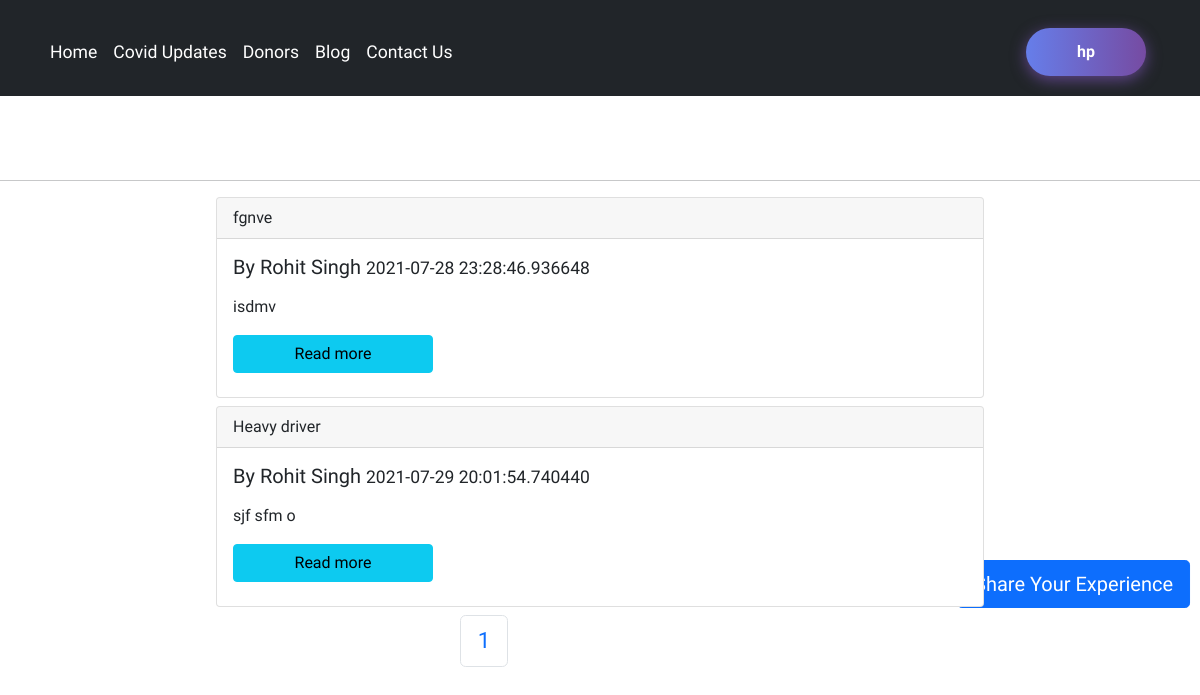
Before: /blog/ (signed in) with the older database file.
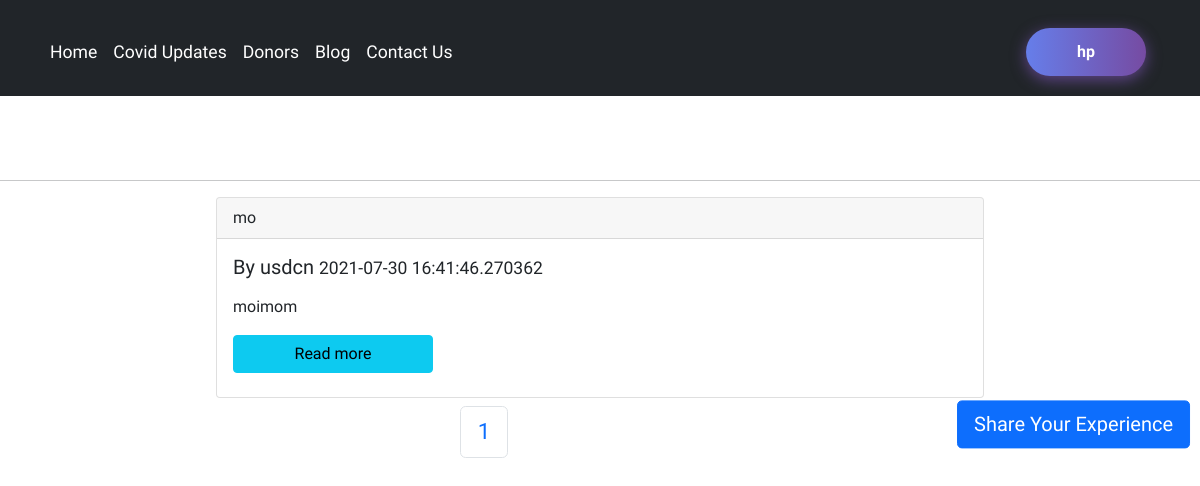
After: the same page with the newer database file.
### blog/models.py (models this page shows, shortened)
class Post(models.Model):
    sno=models.AutoField(primary_key=True)
    title=models.CharField(max_length=255)
    author=models.CharField(max_length=50)
    authorUsername=models.CharField(max_length=50, default="")
    Timestamp=models.CharField(max_length=50)
    blog_img = models.ImageField(upload_to='')
    content=models.TextField()

### blog/views.py (the view)
# urls.py: path('', views.blogHome, name='blogHome'),
def blogHome(request):
    post = Post.objects.all().order_by('sno')
    paginator = Paginator(post, 4)
    Page_number = request.GET.get('page')
    Page_obj = paginator.get_page(Page_number)
    return render(request, 'blog/blogHome.html', {"page_obj": Page_obj})

### templates/blog/blogHome.html (shortened to what this page needs)
{% extends 'base.html' %}
{% block body %}
<a href="/blog/addblog">
  <button type="button" id="share" class="btn btn-lg Shareblg btn-primary">Share Your Experience</button>
</a>
<hr>
<div class="container" style="width: 66vw;">
  {% for post in page_obj %}
  <div class="card my-2 ccc cardd {% cycle 'left1' 'right1' 'left2' 'right2' %}">
    <div class="card-header">
      {{post.title}}
    </div>
    <div class="card-body">
      <h5 class="card-title">By {{post.author}} <small>{{post.Timestamp}} </small></h5>
      <p class="card-text">
        {% autoescape off %}{{post.content|slice:200}}{% endautoescape %}
      </p>
      <a href="/blog/{{post.sno}}" class="btn btn-info my-2 block">Read more</a>
    </div>
  </div>
  {% endfor %}
  <div id="pagination">
    <nav aria-label="Page navigation example">
      <ul class="pagination">
        <li class="page-item  right2"><a class="page-link" href="#">{{page_obj.number}}</a></li>
      </ul>
    </nav>
  </div>
</div>
{% endblock %}

### templates/base.html (shortened to what this page needs)
<!DOCTYPE html>
<html lang="en">
<head>
  <link href="https://cdn.jsdelivr.net/npm/bootstrap@5.0.2/dist/css/bootstrap.min.css" rel="stylesheet"
>
</head>
<body>
  <div id="j">
    <header id="i" class="p-3 bg-dark nn tran text-white">
      <div id="navbar" class="container">
        <div id="navbar2" class="d-flex flex-wrap align-items-center justify-content-center justify-content-lg-start">
          <ul class="nav col-12 col-lg-auto me-lg-auto mb-2 justify-content-center mb-md-0" id="List">
            <li><a href="/" class="nav-link px-2 text-white">Home</a></li>
            <li id="z"><a href="/covidupdates" class="nav-link px-2 text-white">Covid Updates</a></li>
            <li><a href="/donors" class="nav-link px-2 text-white">Donors</a></li>
            <li><a href="/blog" class="nav-link px-2 text-white">Blog</a></li>
            <li><a href="/contactus" class="nav-link px-2 text-white">Contact Us</a></li>
          </ul>
          {% if request.user.is_authenticated %}
          <a href="/profile">
            <button class="btn-hover color-3">{{user}}</button></a>
          {% else %}
            {% load socialaccount %}
          {% endif %}
        </div>
      </div>
    </header>
  </div>
  {% block body %}
  {% endblock body %}
</body>
</html>

### templates/blog/blogHome.html (style rules this page uses)
#pagination { margin: auto; width: 200px; zoom: 1.4; }
#share { margin: 10px; }
.left1 { animation: left1 0.3s ease-out 1 forwards; }
.right2 { position: relative; right: -200px; visibility: hidden; animation: right1 0.3s ease-in 1 0.7s forwards; }
.block { display: block; width: 200px; }
.Shareblg { position: -webkit-sticky; position: sticky; top: 70vh; left: 90vw; }

### templates/base.html (style rules this page uses)
* { font-family: 'Baloo Bhai 2', cursive; padding: 0; margin: 0; z-index: 1; }
#j { -webkit-transition: all 0.5s ease-in-out; -moz-transition: all 0.5s ease-in-out; -o-transition: all 0.5s ease-in-out; transition: all 0.5s ease-in-out; transition: all 2s ease-in-out; height: auto; overflow: hidden; }
a { text-decoration: none; color: white; font: weight 9px; }
.nn { max-height: 12vh; }
.tran { transition: max-height 2s; font-size: 1.1em; }
* { -webkit-box-sizing: border-box; -moz-box-sizing: border-box; box-sizing: border-box; }
.btn-hover { min-width: 120px; font-size: 1.4em; font-size: 16px; font-weight: 600; color: #fff; cursor: pointer; margin: 12px; padding: 12px 23px; text-align: center; border: none; background-size: 300% 100%; border-radius: 50px; -o-transition: all .4s ease-in-out; -webkit-transition: all .4s ease-in-out; transition: all .4s ease-in-out; }
.btn-hover.color-3 { background-image: linear-gradient(to right, #667eea, #764ba2, #6B8DD6, #8E37D7); box-shadow: 0 4px 15px 0 rgba(116, 79, 168, 0.75); }

Changed rows visible on the page:
removed Post: title "fgnve", author "Rohit Singh", Timestamp "2021-07-28 23:28:46.936648", content "isdmv"
removed Post: title "Heavy driver", author "Rohit Singh", Timestamp "2021-07-29 20:01:54.740440", content "sjf sfm o"
added Post: title "mo", author "usdcn", Timestamp "2021-07-30 16:41:46.270362", content "moimom"
